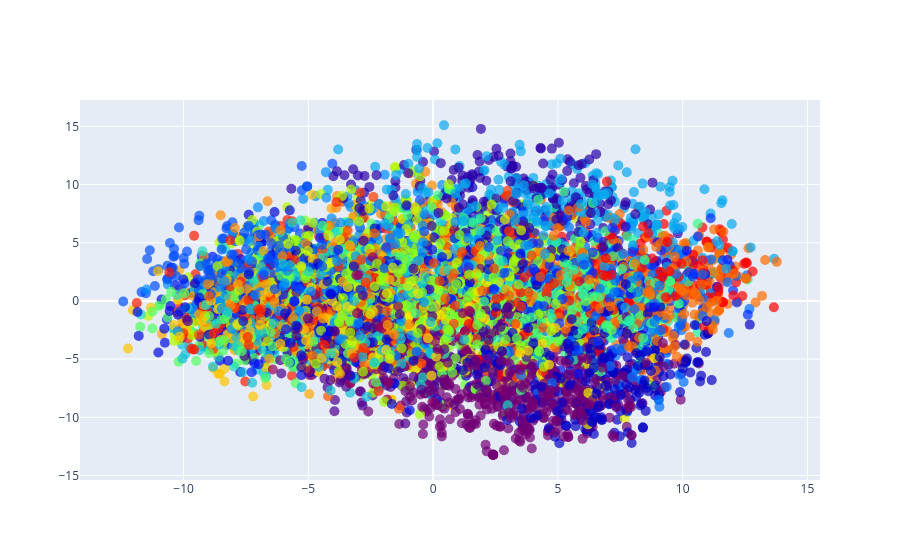

Write notebook code for a chart like this one.
### Code cell
import plotly.graph_objects as go

fig = go.Figure()

marker = go.scatter.Marker(
    color=df_with_emb['centroid'],
    colorscale='rainbow',
    size=10,
    opacity=0.7
)

centroid_marker = go.scatter.Marker(
    symbol='x',
    size=20,
    opacity=0.5,
    color='gray'
)

fig.add_trace(go.Scatter(x=df_with_emb['pca_1'], y=df_with_emb['pca_2'], mode='markers', hovertext=df_with_emb['Motion'], marker=marker))
# fig.add_trace(go.Scatter(x=pca_centroids[:, 0], y=pca_centroids[:, 1], mode='markers', marker=centroid_marker))

fig.show()

### Figure 1 — Plotly figure (JSON) as saved in the notebook; plotly's stock layout.template omitted (floating-point values rounded to 4 significant figures; data arrays with more than 128 entries replaced by an {"elided": "..."} marker saying what was removed)
{"data": [{"hovertext": {"elided": "7759 str values"}, "marker": {"color": {"elided": "7759 int values"}, "colorscale": [[0, "rgb(150,0,90)"], [0.125, "rgb(0,0,200)"], [0.25, "rgb(0,25,255)"], [0.375, "rgb(0,152,255)"], [0.5, "rgb(44,255,150)"], [0.625, "rgb(151,255,0)"], [0.75, "rgb(255,234,0)"], [0.875, "rgb(255,111,0)"], [1, "rgb(255,0,0)"]], "opacity": 0.7, "size": 10}, "mode": "markers", "type": "scatter", "x": {"elided": "7759 float values"}, "y": {"elided": "7759 float values"}}], "layout": {}}
